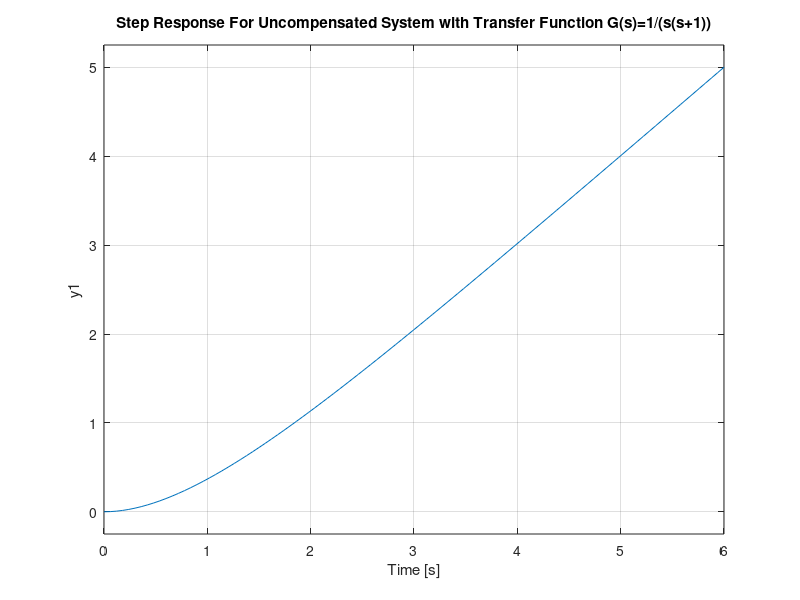

The MATLAB source for this figure: (Note: this script raises an error after producing the figure.)
%% 
clc;clear;
%For Uncompensated System
%For Transfer Function G(s)=1/(s(s+1))
sys=zpk([],[0 -1],1)
%Step Response Of Transfer Function G(s)=1/(s(s+1))
figure(1)
step(sys)
grid on;
title('Step Response For Uncompensated System with Transfer Function G(s)=1/(s(s+1))')
stepinfo(sys)
%Frequency Response Of Transfer Function G(s)=1/(s(s+1)) Using Bode Plot
figure(2)
bode(sys)
grid on;
margin(sys)
[Gm Pm]=margin(sys)

%For Lead Compensated System Specifications -> Kv=10(1/sec), phase=35 degrees
%For Transfer Function G(s)=(10(1+0.385s))/(s(s+1)(1+0.162s))
sys1=zpk([-1/0.385],[0 -1 -1/0.162],10*0.385/0.162)
%Step Response Of Transfer Function G(s)=(10(1+0.385s))/(s(s+1)(1+0.162s))
figure(3)
step(sys1)
grid on;
title('Step Response For Lead compensated System with Transfer Function G(s)=(10(1+0.385s))/(s(s+1)(1+0.162s))')
stepinfo(sys1)
%Frequency Response Of Transfer Function G(s)=(10(1+0.385s))/(s(s+1)(1+0.162s)) Using Bode Plot
figure(4)
bode(sys1)
grid on;
margin(sys1)
[Gm Pm]=margin(sys1)
%% 

%For Uncompensated System
%For Transfer Function G(s)=1/(s(s+1)(s+5))
sys2=zpk([],[0 -1 -5],1)
figure(5)
step(sys2)
grid on;
title('Step Response For Uncompensated System with Transfer Function G(s)=1/(s(s+1)(s+5))')
stepinfo(sys2)
%Frequency Response Of Transfer Function G(s)=1/(s(s+1)(s+5)) Using Bode Plot
figure(6)
bode(sys2)
grid on;
margin(sys2)

%For Lag Compensated System, the Specifications -> Damping ratio=0.3,ts=12s,Kv>=8(1/sec)
%Transfer Function G(s)=(8(1+5s))/(s(s+1)(1+0.2s)(1+40s)))
sys3=zpk([-1/5],[0 -1 -5 -1/40],1/5)
figure(7)
step(sys3)
grid on;
title('Step Response For Lag compensated System with Transfer Function G(s)=(8(1+5s))/(s(s+1)(1+0.2s)(1+40s)))')
stepinfo(sys3)
%Frequency Response Of Transfer Function G(s)=(8(1+5s))/(s(s+1)(1+0.2s)(1+40s))) Using Bode Plot
figure(8)
bode(sys3)
grid on;
margin(sys3)
[Gm Pm]=margin(sys3)
%% 
%For Uncompensated System
%For Transfer Function G(s)=1/(s(1+0.5s)(1+0.1s))
sys4=zpk([],[0 -2 -10],20)
figure(9)
step(sys4)
grid on;
title('Step Response For Uncompensated transfer function G(s)=1/(s(1+0.5s)(1+0.1s))')
stepinfo(sys4)
%Frequency Response Of Transfer Function G(s)=1/(s(1+0.5s)(1+0.1s)) Using Bode Plot
figure(10)
bode(sys4)
grid on;
margin(sys4)
[Gm Pm]=margin(sys4)


%For Lag-Lead Compsated System With Specifications -> Damping ratio=0.3,ts=12s,Kv>=25(1/sec)
%Transfer Function G(s)=(25(1+2s))/(s(1+0.5s)(1+0.1s)(1+16s)))
sys5=zpk([-1/2 -1/0.746 ],[0 -2 -10 -1/16 -1/0.093],(50*0.746/(0.5*0.1*16*0.093)))
figure(11)
step(sys5)
grid on;
title('Step Response For Uncompensated transfer function G(s)=(25(1+2s))/(s(1+0.5s)(1+0.1s)(1+16s)))')
stepinfo(sys5)
%Frequency Response Of Transfer Function G(s)=(25(1+2s))/(s(1+0.5s)(1+0.1s)(1+16s))) Using Bode Plot
figure(12)
bode(sys5)
grid on;
margin(sys5)
[Gm Pm]=margin(sys5)
